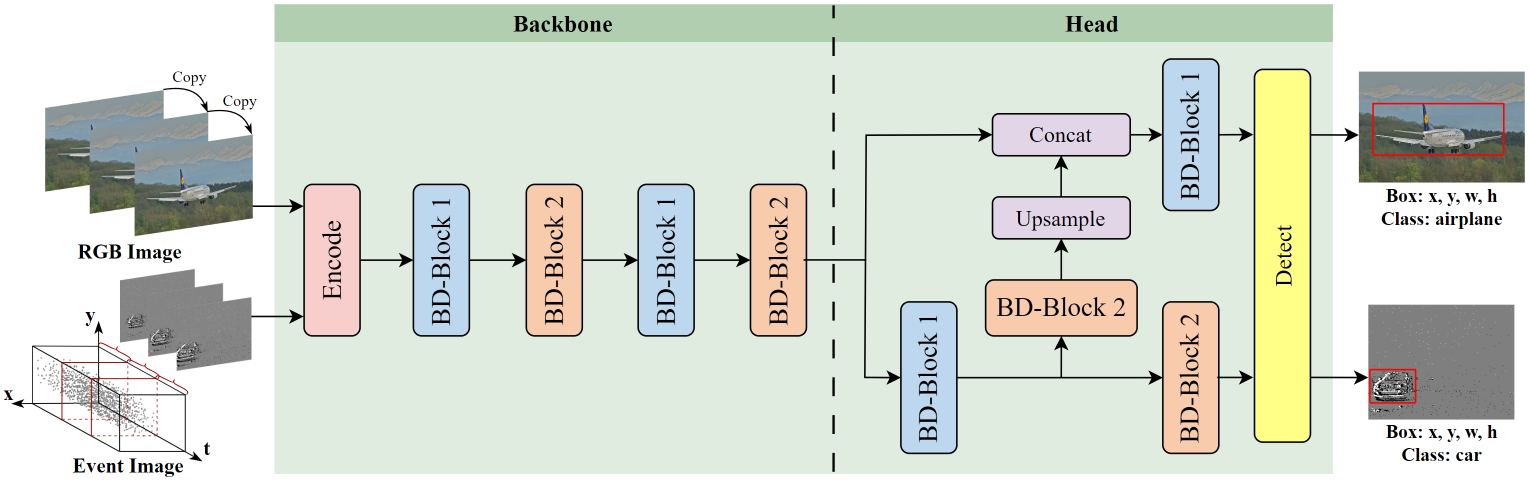
#> input picture network.png, 3057 x 959 px (shown at 1/2 size); its folder holds only this picture in this run
$ python -i augmentations.py   (imports and definitions only)
#> lines starting #> are read from the running program, lines starting #| are printed output that depends on the picture
### utils/general.py
# YOLOv3 🚀 by Ultralytics, GPL-3.0 license
"""
General utils
"""

import contextlib
import glob
import logging
import math
import os
import platform
import random
import re
import shutil
import signal
import time
import urllib
from itertools import repeat
from multiprocessing.pool import ThreadPool
from pathlib import Path
from subprocess import check_output
from zipfile import ZipFile

import cv2
import numpy as np
import pandas as pd
import pkg_resources as pkg
import torch
import torchvision
import yaml

from utils.downloads import gsutil_getsize
from utils.metrics import box_iou, fitness

# Settings
torch.set_printoptions(linewidth=320, precision=5, profile='long')
#> (this line was passed over: torch is not available in this run)
np.set_printoptions(linewidth=320, formatter={'float_kind': '{:11.5g}'.format})  # format short g, %precision=5
pd.options.display.max_columns = 10
cv2.setNumThreads(0)  # prevent OpenCV from multithreading (incompatible with PyTorch DataLoader)
os.environ['NUMEXPR_MAX_THREADS'] = str(min(os.cpu_count(), 8))  # NumExpr max threads

FILE = Path(__file__).resolve()
ROOT = FILE.parents[1]  # root directory


def set_logging(name=None, verbose=True):
    # Sets level and returns logger
#> further down, picture is the input picture: shape (959, 3057, 3); mean B, G, R 207.4, 218.5, 212.1
    rank = int(os.getenv('RANK', -1))  # rank in world for Multi-GPU trainings
    logging.basicConfig(format="%(message)s", level=logging.INFO if (verbose and rank in (-1, 0)) else logging.WARNING)
    return logging.getLogger(name)


LOGGER = set_logging(__name__)  # define globally (used in train.py, val.py, detect.py, etc.)


class Profile(contextlib.ContextDecorator):
    # Usage: @Profile() decorator or 'with Profile():' context manager
    def __enter__(self):
        self.start = time.time()

    def __exit__(self, type, value, traceback):
        print(f'Profile results: {time.time() - self.start:.5f}s')


class Timeout(contextlib.ContextDecorator):
    # Usage: @Timeout(seconds) decorator or 'with Timeout(seconds):' context manager
    # [4 lines left out: function __init__, not called in this run]

    def _timeout_handler(self, signum, frame):
        raise TimeoutError(self.timeout_message)

    def __enter__(self):
        signal.signal(signal.SIGALRM, self._timeout_handler)  # Set handler for SIGALRM
        signal.alarm(self.seconds)  # start countdown for SIGALRM to be raised

    # [4 lines left out: function __exit__, not called in this run]


class WorkingDirectory(contextlib.ContextDecorator):
    # Usage: @WorkingDirectory(dir) decorator or 'with WorkingDirectory(dir):' context manager
    def __init__(self, new_dir):
        self.dir = new_dir  # new dir
        self.cwd = Path.cwd().resolve()  # current dir

    def __enter__(self):
        os.chdir(self.dir)

    def __exit__(self, exc_type, exc_val, exc_tb):
        os.chdir(self.cwd)


def try_except(func):
    # try-except function. Usage: @try_except decorator
    # [5 lines left out: function handler, not called in this run]

    return handler


def methods(instance):
    # Get class/instance methods
    return [f for f in dir(instance) if callable(getattr(instance, f)) and not f.startswith("__")]


def print_args(name, opt):
    # Print argparser arguments
    LOGGER.info(colorstr(f'{name}: ') + ', '.join(f'{k}={v}' for k, v in vars(opt).items()))


# [8 lines left out: function init_seeds, not called in this run]


def intersect_dicts(da, db, exclude=()):
    # Dictionary intersection of matching keys and shapes, omitting 'exclude' keys, using da values
    return {k: v for k, v in da.items() if k in db and not any(x in k for x in exclude) and v.shape == db[k].shape}


# [32 lines left out: functions get_latest_run, user_config_dir, is_writeable, not called in this run]


def is_docker():
    # Is environment a Docker container?
    return Path('/workspace').exists()  # or Path('/.dockerenv').exists()


# [7 lines left out: function is_colab, not called in this run]


def is_pip():
    # Is file in a pip package?
    return 'site-packages' in Path(__file__).resolve().parts


# [4 lines left out: function is_ascii, not called in this run]


def is_chinese(s='人工智能'):
    # Is string composed of any Chinese characters?
    return re.search('[\u4e00-\u9fff]', s)


def emojis(str=''):
    # Return platform-dependent emoji-safe version of string
    return str.encode().decode('ascii', 'ignore') if platform.system() == 'Windows' else str


# [40 lines left out: functions file_size, check_online, check_git_status, not called in this run]


def check_python(minimum='3.6.2'):
    # Check current python version vs. required python version
    check_version(platform.python_version(), minimum, name='Python ', hard=True)


# [82 lines left out: functions check_version, check_requirements, check_img_size, check_imshow, check_suffix, not called in this run]


def check_yaml(file, suffix=('.yaml', '.yml')):
    # Search/download YAML file (if necessary) and return path, checking suffix
    return check_file(file, suffix)


# [116 lines left out: functions check_file, check_dataset, url2file, download, not called in this run]


def make_divisible(x, divisor):
    # Returns x evenly divisible by divisor
    return math.ceil(x / divisor) * divisor


def clean_str(s):
    # Cleans a string by replacing special characters with underscore _
    return re.sub(pattern="[|@#!¡·$€%&()=?¿^*;:,¨´><+]", repl="_", string=s)


def one_cycle(y1=0.0, y2=1.0, steps=100):
    # lambda function for sinusoidal ramp from y1 to y2 https://arxiv.org/pdf/1812.01187.pdf
    return lambda x: ((1 - math.cos(x * math.pi / steps)) / 2) * (y2 - y1) + y1


# [478 lines left out: functions colorstr, labels_to_class_weights, labels_to_image_weights, coco80_to_coco91_class, xyxy2xywh, xywh2xyxy and 14 more, not called in this run]


# Variables
NCOLS = 0 if is_docker() else shutil.get_terminal_size().columns  # terminal window size

### utils/augmentations.py

"""
Image augmentation functions
"""

import math
import random

import cv2
import numpy as np

from utils.general import LOGGER, check_version, colorstr, resample_segments, segment2box
from utils.metrics import bbox_ioa


class Albumentations:
    #  Albumentations class (optional, only used if package is installed)
    # [27 lines left out: functions __init__, __call__, not called in this run]


def augment_hsv(im, hgain=0.5, sgain=0.5, vgain=0.5):
    # HSV color-space augmentation
#> called with hgain = 0.5, sgain = 0.5, vgain = 0.5
    if hgain or sgain or vgain:
        r = np.random.uniform(-1, 1, 3) * [hgain, sgain, vgain] + 1  # random gains
        hue, sat, val = cv2.split(cv2.cvtColor(im, cv2.COLOR_BGR2HSV))
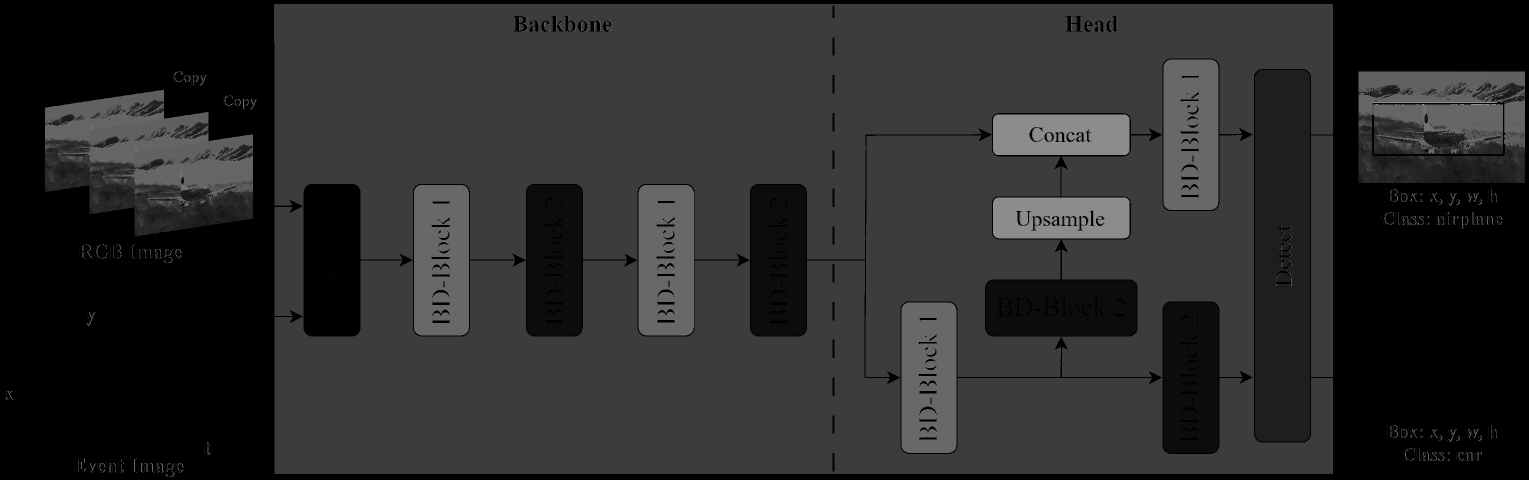
#> hue: shape (959, 3057) (shown at 1/2 size); min 0, max 179, mean 43.2
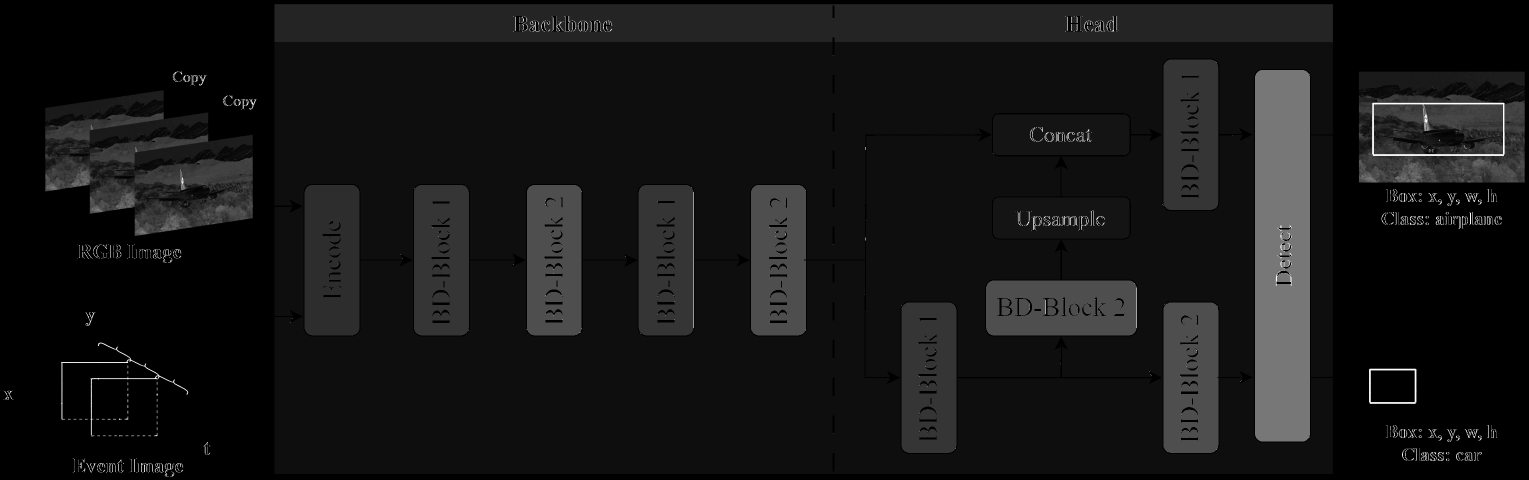
#> sat: shape (959, 3057) (shown at 1/2 size); min 0, max 255, mean 21.7
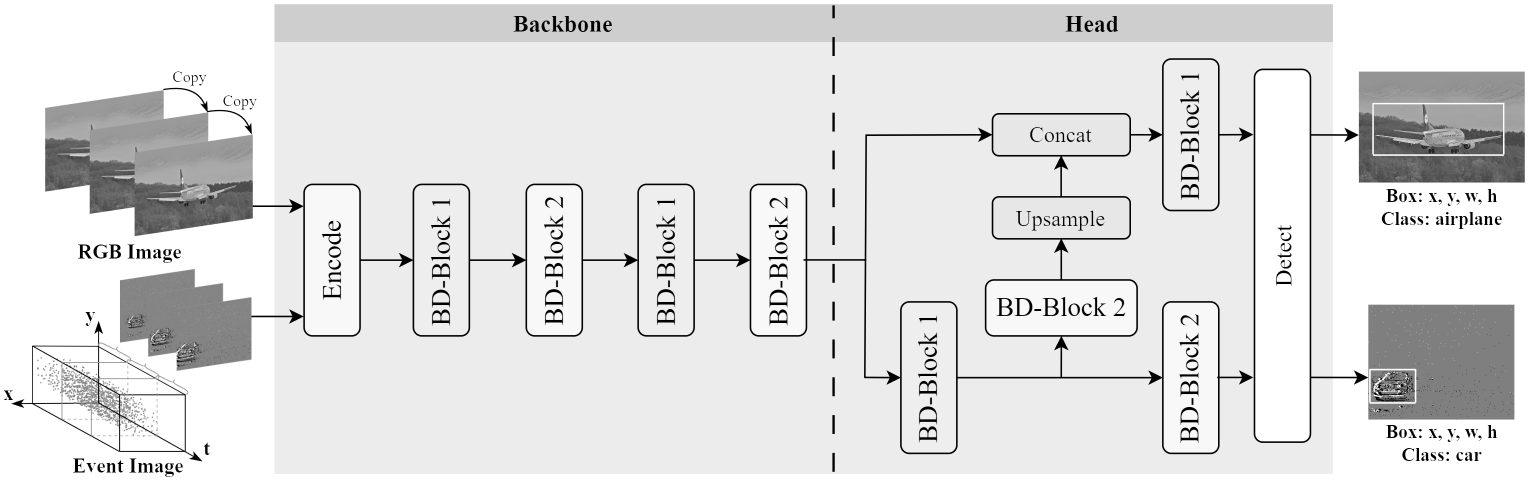
#> val: shape (959, 3057) (shown at 1/2 size); min 0, max 255, mean 222.8
        dtype = im.dtype  # uint8

        x = np.arange(0, 256, dtype=r.dtype)
        lut_hue = ((x * r[0]) % 180).astype(dtype)
        lut_sat = np.clip(x * r[1], 0, 255).astype(dtype)
#> lut_sat = 256 values from 0 to 255
        lut_val = np.clip(x * r[2], 0, 255).astype(dtype)
#> lut_val = 256 values from 0 to 255

        im_hsv = cv2.merge((cv2.LUT(hue, lut_hue), cv2.LUT(sat, lut_sat), cv2.LUT(val, lut_val)))
#> im_hsv: shape (959, 3057, 3); mean H, S, V 44.7, 26, 235.5
        cv2.cvtColor(im_hsv, cv2.COLOR_HSV2BGR, dst=im)  # no return needed
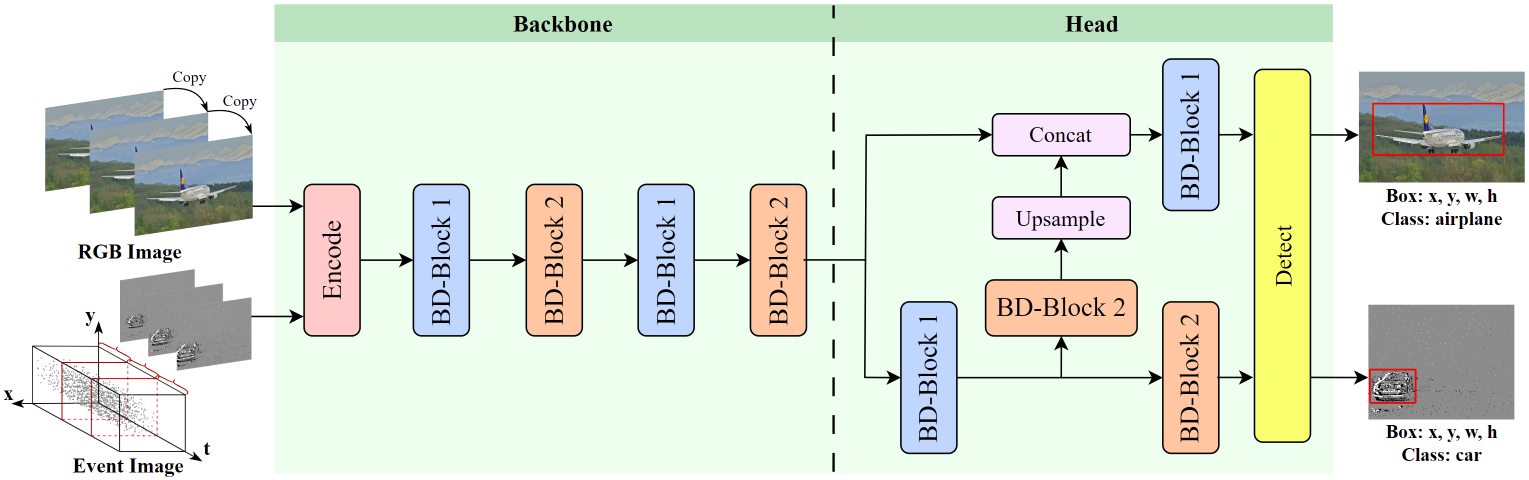
#> im: shape (959, 3057, 3) (shown at 1/2 size); mean B, G, R 216.5, 229.5, 221.3


# [215 lines left out: functions hist_equalize, replicate, letterbox, random_perspective, copy_paste, cutout and 2 more, not called in this run]

>>> import cv2
>>> picture = cv2.imread('../network.png')
>>> result = augment_hsv(picture)
